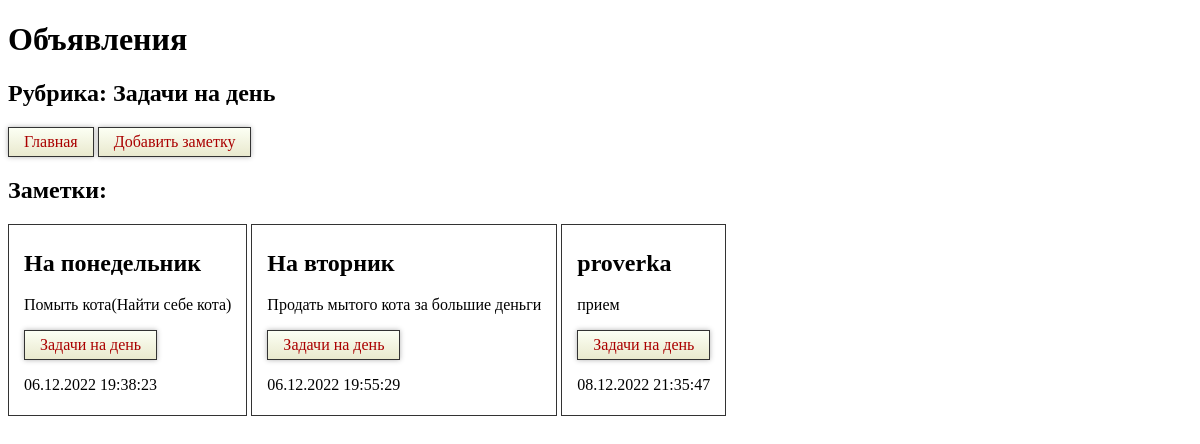
The page /mystery/1/ on the database its author committed.
### mystery/models.py (models this page shows, shortened)
class Rubric(models.Model):
    name = models.CharField(max_length=50, db_index=True, verbose_name='Название')
    class Meta:
        verbose_name = 'Рубрика'
        verbose_name_plural = 'Рубрики'
        ordering = ['name']

class Photo(models.Model):
    title = models.CharField(max_length=50, verbose_name='Заголовок')
    context = models.TextField(null=True, blank=True, verbose_name='Текст')
    published = models.DateTimeField(auto_now_add=True, db_index=True, verbose_name='Дата публикации')
    rubric = models.ForeignKey('Rubric', null=True, on_delete=models.PROTECT, verbose_name='Рубрика')
    class Meta:
        verbose_name = 'Заметка'
        verbose_name_plural = 'Заметки'
        ordering = ['published']

### mystery/views.py (the view)
# urls.py: path('<int:rubric_id>/', by_rubric, name='by_rubric'),
def by_rubric(request, rubric_id):
    photos = Photo.objects.filter(rubric=rubric_id)
    rubrics = Rubric.objects.all()
    current_rubric = Rubric.objects.get(pk=rubric_id)
    context = {'photos': photos, 'rubrics': rubrics, 'current_rubric': current_rubric}
    return render(request, 'mystery/by_rubric.html', context)

### mystery/templates/mystery/by_rubric.html (shortened to what this page needs)
<!DOCTYPE html>
{% load static %}
<html lang="en">
<head>
    <link rel="stylesheet" href="{% static 'mystery/style.css' %}">
</head>
<body>
    <h1>Объявления</h1>
    <h2>Рубрика: {{ current_rubric.name }}</h2>
    <div>
        <nav><a href="/mystery/">Главная</a>
        <a href="{% url 'add' %}">Добавить заметку</a></nav>
    </div>
    <h2>Заметки:</h2>
    {% for ph in photos %}
        <div id="ph">
            <h2>{{ ph.title }}</h2>
            <p>{{ ph.context }}</p>
            <p><a href="/mystery/{{ ph.rubric.pk }}/">
            {{ ph.rubric.name }}</a></p>
            <p>{{ ph.published|date:"d.m.Y H:i:s" }}</p>
        </div>
    {% endfor %}
</body>
</html>

### mystery/static/mystery/style.css (style rules this page uses)
html { background-image: url('bg.png'); background-repeat: no-repeat; background-position: center center; background-attachment: fixed; -webkit-background-size: cover; -moz-background-size: cover; -o-background-size: cover; background-size: cover; }
a { border: 1px solid #333; display: inline-block; padding: 5px 15px; text-decoration: none; box-shadow: 0 0 5px rgba(0,0,0,0.3); background: linear-gradient(to bottom, #fcfff4, #e9e9ce); color: #a00; }
div#ph { border: 1px solid #333; display: inline-block; padding: 5px 15px; }

### rows shown on the page
Rubric: name "Задачи на день"
Photo: title "На понедельник", context "Помыть кота(Найти себе кота)", rubric.name "Задачи на день", published "06.12.2022 19:38:23"
Photo: title "На вторник", context "Продать мытого кота за большие деньги", rubric.name "Задачи на день", published "06.12.2022 19:55:29"
Photo: title "proverka", context "прием", rubric.name "Задачи на день", published "08.12.2022 21:35:47"
